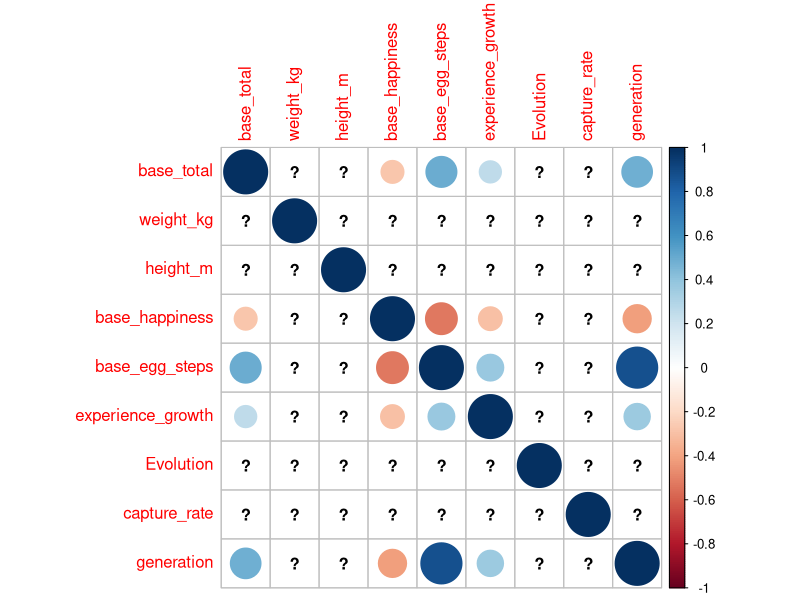

Here is the R script that generated this plot: (Note: this script raises an error after producing the figure.)
## ---- chunk 1
knitr::opts_chunk$set(echo = TRUE)
library(dplyr)
library(lme4)
library(effects)
library(corrplot)
library(knitr)
library(ggplot2)
#install.packages('pROC')
library(pROC)
library(MASS)
library(class)
#library(klaR)
#install.packages('earth')
library(earth)
## ---- chunk 2

Pokemon=read.csv("Pokemon.csv")
levels(Pokemon$type2)=c(levels(Pokemon$type2),"none")
Pokemon$type2[Pokemon$type2==""]="none"
#summary(Pokemon)
#Pokemon$name[is.na(Pokemon$weight_kg)]
#pairs(Pokemon[,34:ncol(Pokemon)])
Pokemon_Cor=Pokemon[,c("base_total","weight_kg","height_m","base_happiness","base_egg_steps","experience_growth","Evolution","capture_rate")]
Pokemon_Cor$generation=as.numeric(Pokemon$generation)
Pokemon_Cor$generation=as.numeric(Pokemon$is_legendary)
Pokemon_Cor$capture_rate=as.integer(Pokemon$capture_rate)
corrplot(cor(Pokemon_Cor))

means<-dplyr::select(Pokemon,c("type1","base_total")) %>%
group_by(.,type1)%>%
summarise(.,mean(base_total))

op <- par(no.readonly = TRUE)
par(mar=c(8, 4, 2, 2) + 0.1)
plot(means$type1,means$`mean(base_total)`,xlab="type",xaxt="n",ylab="total",main="Total Stats by Type 1")
axis(1, at=1:nrow(means), labels=means$type1, las = 2, cex.axis = 0.8)
#reset settings
par(op)

means<-dplyr::select(Pokemon,c("type2","base_total")) %>%
group_by(.,type2)%>%
summarise(.,mean(base_total))

op <- par(no.readonly = TRUE)
par(mar=c(8, 4, 2, 2) + 0.1)
plot(means$type2,means$`mean(base_total)`,xlab="type",xaxt="n",ylab="total",main="Total Stats by Type 2")
axis(1, at=1:nrow(means)+1, labels=means$type2, las = 2, cex.axis = 0.8)
#reset settings
par(op)

Pokemon$capture_rate=scale(as.integer(Pokemon$capture_rate))
#Pokemon$type2[is.na(Pokemon$type2)]="none"
Pokemon$generation=as.factor(Pokemon$generation)
Pokemon$is_legendary=as.factor(Pokemon$is_legendary)

#pairs(Pokemon[,34:ncol(Pokemon)])
pairs(Pokemon[,c("base_total","weight_kg","height_m",  "percentage_male","base_happiness","base_egg_steps","experience_growth")])
Pokemon$percentage_male[is.na(Pokemon$percentage_male)]=0
Pokemon$base_happiness=c(scale(Pokemon$base_happiness))
Pokemon$base_egg_steps=c(scale(Pokemon$base_egg_steps))
Pokemon$experience_growth=c(scale(Pokemon$experience_growth))

Pokemon$weight_kg=c(scale(Pokemon$weight_kg))
Pokemon$height_m=c(scale(Pokemon$height_m))
#pairs(Pokemon[,34:ncol(Pokemon)])
pairs(Pokemon[,c("base_total","weight_kg","height_m","base_happiness","base_egg_steps","experience_growth","Evolution","capture_rate")])
#Pokemon$base_happiness=1/(Pokemon$base_happiness)
#Pokemon$base_egg_steps=1/(Pokemon$base_egg_steps)
#Pokemon$experience_growth=1/(Pokemon$experience_growth)
#Pokemon$weight_kg=1/(Pokemon$weight_kg)
#Pokemon$height_m=1/(Pokemon$height_m)


Pokemon=Pokemon[Pokemon$Evolution>-1,]

Num_Col=c(26:29,32,34,35,36,37,39:41)
Pokemon_Cor=Pokemon[,c("base_total","weight_kg","height_m","base_happiness","base_egg_steps","experience_growth","Evolution","capture_rate")]
Pokemon_Cor$type1=as.numeric(Pokemon$type1)


corrplot(cor(Pokemon_Cor))

Pokemon_Cor2=Pokemon[,c("base_total","attack","defense","speed","hp","sp_attack","sp_defense")]
corrplot(cor(Pokemon_Cor2))
#summary(Pokemon_Cor)

## ---- chunk 3

#Pokemon=read.csv("Pokemon.csv")
#pairs(Pokemon[,34:ncol(Pokemon)])
#Pokemon$capture_rate=scale(as.integer(Pokemon$capture_rate))
#Pokemon$type2[is.na(Pokemon$type2)]="none"
#levels(Pokemon$type2)=c(levels(Pokemon$type2),"none")
#Pokemon$type2[Pokemon$type2==""]="none"
#Pokemon$generation=as.factor(Pokemon$generation)

unique(Pokemon$percentage_male)
## ---- chunk 4
#https://bradleyboehmke.github.io/HOML/mars.html
#Pokemon=Pokemon[,colnames(Pokemon)!="sp_attack"]
#Pokemon=Pokemon[,colnames(Pokemon)!="sp_defense"]
#Pokemon=Pokemon[,colnames(Pokemon)!="attack"]
#Pokemon=Pokemon[,colnames(Pokemon)!="hp"]
#Pokemon=Pokemon[,colnames(Pokemon)!="defense"]
#Pokemon=Pokemon[,colnames(Pokemon)!="base_total"]
#Pokemon=Pokemon[,colnames(Pokemon)!="abilities"]
#Pokemon=Pokemon[,colnames(Pokemon)!="base_total"]
#Pokemon=Pokemon[,colnames(Pokemon)!="classfication"]
#Pokemon=Pokemon[,colnames(Pokemon)!="japanese_name"]
#Pokemon=Pokemon[,colnames(Pokemon)!="name"]
#Pokemon=Pokemon[,colnames(Pokemon)!="pokedex_number"]
#Pokemon$perAtt=Pokemon$attack/Pokemon$base_total
#model=earth(defense~is_legendary+generation+percentage_male+weight_kg+height_m+experience_growth+speed,Pokemon[complete.cases(Pokemon),])
set.seed(801)
model_base_only=earth(base_total~type1*type2+height_m*weight_kg+is_legendary*experience_growth+generation+base_egg_steps*capture_rate+base_happiness+capture_rate+Evolution,Pokemon, nfold=10, ncross=50, varmod.method="lm")
Predict_model_base_only=predict(model_base_only,interval="pint")

# model_toy_height=earth(defense~height_m+weight_kg,Pokemon[complete.cases(Pokemon),-1], nfold=10, ncross=50, varmod.method="lm")
# Predict_model_toy_height=predict(model_toy_height,interval="pint")
# plotmo(model_toy_height)
# summary(model_toy_height)
# plot(model_toy_height)
#model=step(lm(base_total~type1*type2+height_m*weight_kg+is_legendary*experience_growth+generation+base_egg_steps+base_happiness+capture_rate,Pokemon[complete.cases(Pokemon),-1]))
#model=earth(perAtt~type1*type2+height_m*weight_kg+is_legendary,Pokemon[complete.cases(Pokemon),-1])
#expand.bpairs(type1~defense,Pokemon[complete.cases(Pokemon),])
#model=earth(attack~.^2,Pokemon[complete.cases(Pokemon),-1])
summary(model_base_only)
plotmo(model_base_only)
plot(model_base_only)



Pokemon_Complete$Pred_Base_only<-Predict_model_base_only$fit
#View(Pokemon[complete.cases(Pokemon),])
## ---- chunk 5

Pokemon_Complete=Pokemon
Pokemon_Complete$Pred_base=Predict_model_base_only$fit
Predict_model_base_order=Predict_model_base_only[order(Pokemon_Complete$Pred_base),]
Pokemon_Complete_order=Pokemon_Complete[order(Pokemon_Complete$Pred_base),]
Pokemon_Complete_order$index=seq(1:nrow(Pokemon_Complete_order))

ggplot(Pokemon_Complete_order, aes(index, Pred_base))+
    geom_point()+
    geom_point(aes(y = base_total, colour=ifelse(base_total<Predict_model_base_order$lwr |
                                            base_total>Predict_model_base_order$upr,"orange","red")))+
    geom_line(data=Pokemon_Complete_order)+
    geom_ribbon(aes(ymin=Predict_model_base_order$lwr,ymax=Predict_model_base_order$upr),alpha=0.3) +xlab("Pokemon sorted by Predicted total")+
  ylab("Total Stats") + ggtitle("Predictions and True Values") + theme(legend.position = "none")+
  theme(plot.title = element_text(hjust = 0.5))

Pokemon_Complete_order$name[Pokemon_Complete_order$base_total>Predict_model_base_order$upr]
Pokemon_Complete_order$name[Pokemon_Complete_order$base_total<Predict_model_base_order$lwr]
Pokemon_Complete_order$name[Pokemon_Complete_order$base_total==max(Pokemon_Complete_order$base_total)]
Pokemon_Complete_order$name[Pokemon_Complete_order$Pred_base==min(Pokemon_Complete_order$Pred_base)]
Pokemon_Complete_order$base_total[Pokemon_Complete_order$name=="Rayquaza"]
Pokemon_Complete_order$Pred_base[Pokemon_Complete_order$name=="Rayquaza"]
## ---- chunk 6
#With base
model_attack=earth(attack~type1*type2+height_m*weight_kg+is_legendary*experience_growth+generation+base_egg_steps*capture_rate+base_happiness+capture_rate+Evolution+Pred_base,Pokemon_Complete, nfold=10, ncross=50, varmod.method="lm")
sum_mod=summary(model_attack)
paste("attack: ",sum_mod$rsq)

model_hp=earth(hp~type1*type2+height_m*weight_kg+is_legendary*experience_growth+generation+base_egg_steps*capture_rate+base_happiness+capture_rate+Evolution+Pred_base,Pokemon_Complete, nfold=10, ncross=50, varmod.method="lm")
sum_mod=summary(model_hp)
paste("hp: ",sum_mod$rsq)

model_defense=earth(defense~type1*type2+height_m*weight_kg+is_legendary*experience_growth+generation+base_egg_steps*capture_rate+base_happiness+capture_rate+Evolution+Pred_base,Pokemon_Complete, nfold=10, ncross=50, varmod.method="lm")
sum_mod=summary(model_defense)
paste("defense: ",sum_mod$rsq)

model_sp_attack=earth(sp_attack~type1*type2+height_m*weight_kg+is_legendary*experience_growth+generation+base_egg_steps*capture_rate+base_happiness+capture_rate+Evolution+Pred_base,Pokemon_Complete, nfold=10, ncross=50, varmod.method="lm")
sum_mod=summary(model_sp_attack)
paste("sp_attack: ",sum_mod$rsq)

model_sp_defense=earth(sp_defense~type1*type2+height_m*weight_kg+is_legendary*experience_growth+generation+base_egg_steps*capture_rate+base_happiness+capture_rate+Evolution+Pred_base,Pokemon_Complete, nfold=10, ncross=50, varmod.method="lm")
sum_mod=summary(model_sp_defense)
paste("sp_defense: ",sum_mod$rsq)

model_speed=earth(speed~type1*type2+height_m*weight_kg+is_legendary*experience_growth+generation+base_egg_steps*capture_rate+base_happiness+capture_rate+Evolution+Pred_base,Pokemon_Complete, nfold=10, ncross=50, varmod.method="lm")
sum_mod=summary(model_speed)
paste("speed: ",sum_mod$rsq)
## ---- chunk 7
set.seed(801)
#Without base
model_attack=earth(attack~type1*type2+height_m*weight_kg+is_legendary*experience_growth+generation+base_egg_steps*capture_rate+base_happiness+capture_rate+Evolution,Pokemon[complete.cases(Pokemon),-1], nfold=10, ncross=50, varmod.method="lm")
sum_mod=summary(model_attack)
paste("attack: ",sum_mod$rsq)

model_hp=earth(hp~type1*type2+height_m*weight_kg+is_legendary*experience_growth+generation+base_egg_steps*capture_rate+base_happiness+capture_rate+Evolution,Pokemon[complete.cases(Pokemon),-1], nfold=10, ncross=50, varmod.method="lm")
sum_mod=summary(model_hp)
paste("hp: ",sum_mod$rsq)

model_defense=earth(defense~type1*type2+height_m*weight_kg+is_legendary*experience_growth+generation+base_egg_steps*capture_rate+base_happiness+capture_rate+Evolution,Pokemon[complete.cases(Pokemon),-1], nfold=10, ncross=50, varmod.method="lm")
sum_mod=summary(model_defense)
paste("defense: ",sum_mod$rsq)

model_sp_attack=earth(sp_attack~type1*type2+height_m*weight_kg+is_legendary*experience_growth+generation+base_egg_steps*capture_rate+base_happiness+capture_rate+Evolution,Pokemon[complete.cases(Pokemon),-1], nfold=10, ncross=50, varmod.method="lm")
sum_mod=summary(model_sp_attack)
paste("sp_attack: ",sum_mod$rsq)

model_sp_defense=earth(sp_defense~type1*type2+height_m*weight_kg+is_legendary*experience_growth+generation+base_egg_steps*capture_rate+base_happiness+capture_rate+Evolution,Pokemon[complete.cases(Pokemon),-1], nfold=10, ncross=50, varmod.method="lm")
sum_mod=summary(model_sp_defense)
paste("sp_defense: ",sum_mod$rsq)

model_speed=earth(speed~type1*type2+height_m*weight_kg+is_legendary*experience_growth+generation+base_egg_steps*capture_rate+base_happiness+capture_rate+Evolution,Pokemon[complete.cases(Pokemon),-1], nfold=10, ncross=50, varmod.method="lm")
sum_mod=summary(model_speed)
paste("speed: ",sum_mod$rsq)
## ---- chunk 8
Pokemon_Complete=Pokemon
Pokemon_Complete$Pred_HP=Predict_model_hp$fit
Predict_model_base_order=Predict_model_hp[order(Pokemon_Complete$Pred_HP),]
Pokemon_Complete_order=Pokemon_Complete[order(Pokemon_Complete$Pred_HP),]
Pokemon_Complete_order$index=seq(1:nrow(Pokemon_Complete_order))

ggplot(Pokemon_Complete_order, aes(index, Pred_HP))+
    geom_point()+
    geom_point(aes(y = hp, colour=ifelse(hp<Predict_model_base_order$lwr |
                                            hp>Predict_model_base_order$upr,"orange","red")))+
    geom_line(data=Pokemon_Complete_order)+
    geom_ribbon(aes(ymin=Predict_model_base_order$lwr,ymax=Predict_model_base_order$upr),alpha=0.3) +xlab("Pokemon sorted by Predicted HP")+
  ylab("HP") + ggtitle("Predictions and True Values") + theme(legend.position = "none")+
  theme(plot.title = element_text(hjust = 0.5))

## ---- chunk 9
Pokemon_Complete=Pokemon[complete.cases(Pokemon),]
Pokemon_Complete$Pred_HP<-predict(model_hp)
#View(Pokemon_Complete)

model_attack=earth(attack~type1*type2+height_m*weight_kg+is_legendary*experience_growth+generation+base_egg_steps*capture_rate+base_happiness+capture_rate+Pred_HP,Pokemon_Complete, nfold=10, ncross=50, varmod.method="lm")
sum_mod=summary(model_attack)
paste("attack: ",sum_mod$rsq)

model_defense=earth(defense~type1*type2+height_m*weight_kg+is_legendary*experience_growth+generation+base_egg_steps*capture_rate+base_happiness+capture_rate+Pred_HP,Pokemon_Complete, nfold=10, ncross=50, varmod.method="lm")
sum_mod=summary(model_defense)
paste("defense: ",sum_mod$rsq)

model_sp_attack=earth(sp_attack~type1*type2+height_m*weight_kg+is_legendary*experience_growth+generation+base_egg_steps*capture_rate+base_happiness+capture_rate+Pred_HP,Pokemon_Complete, nfold=10, ncross=50, varmod.method="lm")
sum_mod=summary(model_sp_attack)
paste("sp_attack: ",sum_mod$rsq)

model_sp_defense=earth(sp_defense~type1*type2+height_m*weight_kg+is_legendary*experience_growth+generation+base_egg_steps*capture_rate+base_happiness+capture_rate+Pred_HP,Pokemon_Complete, nfold=10, ncross=50, varmod.method="lm")
sum_mod=summary(model_sp_defense)
paste("sp_defense: ",sum_mod$rsq)

model_speed=earth(speed~type1*type2+height_m*weight_kg+is_legendary*experience_growth+generation+base_egg_steps*capture_rate+base_happiness+capture_rate+Pred_HP,Pokemon_Complete, nfold=10, ncross=50, varmod.method="lm")
sum_mod=summary(model_speed)
paste("speed: ",sum_mod$rsq)
## ---- chunk 10
Pokemon_Complete$Pred_Attack<-predict(model_attack)

model_defense=earth(defense~type1*type2+height_m*weight_kg+is_legendary*experience_growth+generation+base_egg_steps*capture_rate+base_happiness+capture_rate+Pred_HP+Pred_Attack,Pokemon_Complete)
sum_mod=summary(model_defense)
paste("defense: ",sum_mod$rsq)

model_sp_defense=earth(sp_defense~type1*type2+height_m*weight_kg+is_legendary*experience_growth+generation+base_egg_steps*capture_rate+base_happiness+capture_rate+Pred_HP+Pred_Attack,Pokemon_Complete)
sum_mod=summary(model_sp_defense)
paste("sp_defense: ",sum_mod$rsq)

model_speed=earth(speed~type1*type2+height_m*weight_kg+is_legendary*experience_growth+generation+base_egg_steps*capture_rate+base_happiness+capture_rate+Pred_HP+Pred_Attack,Pokemon_Complete)
sum_mod=summary(model_speed)
paste("speed: ",sum_mod$rsq)
## ---- chunk 11
Pokemon_Complete$Pred_SP_Attack<-predict(model_sp_attack)

model_defense=earth(defense~type1*type2+height_m*weight_kg+is_legendary*experience_growth+generation+base_egg_steps*capture_rate+base_happiness+capture_rate+Pred_HP+Pred_Attack+Pred_SP_Attack,Pokemon_Complete)
sum_mod=summary(model_defense)
paste("defense: ",sum_mod$rsq)

model_sp_defense=earth(sp_defense~type1*type2+height_m*weight_kg+is_legendary*experience_growth+generation+base_egg_steps*capture_rate+base_happiness+capture_rate+Pred_HP+Pred_Attack+Pred_SP_Attack,Pokemon_Complete)
sum_mod=summary(model_sp_defense)
paste("sp_defense: ",sum_mod$rsq)

model_speed=earth(speed~type1*type2+height_m*weight_kg+is_legendary*experience_growth+generation+base_egg_steps*capture_rate+base_happiness+capture_rate+Pred_HP+Pred_Attack+Pred_SP_Attack,Pokemon_Complete)
sum_mod=summary(model_speed)
paste("speed: ",sum_mod$rsq)
## ---- chunk 12
Pokemon_Complete$Pred_SP_Defense<-predict(model_sp_defense)

model_defense=earth(defense~type1*type2+height_m*weight_kg+is_legendary*experience_growth+generation+base_egg_steps*capture_rate+base_happiness+capture_rate+Pred_HP+Pred_Attack+Pred_SP_Attack+Pred_SP_Defense,Pokemon_Complete)
sum_mod=summary(model_defense)
paste("defense: ",sum_mod$rsq)

model_speed=earth(speed~type1*type2+height_m*weight_kg+is_legendary*experience_growth+generation+base_egg_steps*capture_rate+base_happiness+capture_rate+Pred_HP+Pred_Attack+Pred_SP_Attack+Pred_SP_Defense,Pokemon_Complete)
sum_mod=summary(model_speed)
paste("speed: ",sum_mod$rsq)
## ---- chunk 13
Pokemon_Complete$Pred_defense<-predict(model_defense)

model_speed=earth(speed~type1*type2+height_m*weight_kg+is_legendary*experience_growth+generation+base_egg_steps*capture_rate+base_happiness+capture_rate+Pred_HP+Pred_Attack+Pred_SP_Attack+Pred_SP_Defense+Pred_defense,Pokemon_Complete, nfold=10, ncross=30, varmod.method="lm")
Predict_model_base=predict(model_speed,interval="pint")

sum_mod=summary(model_speed)
paste("speed: ",sum_mod$rsq)

model_base=earth(base_total~type1*type2+height_m*weight_kg+is_legendary*experience_growth+generation+base_egg_steps*capture_rate+base_happiness+capture_rate+Pred_HP+Pred_Attack+Pred_SP_Attack+Pred_SP_Defense+Pred_defense,Pokemon_Complete, nfold=10, ncross=30, varmod.method="lm", keepxy=TRUE)
Predict_model_base=predict(model_base,interval="pint")
sum_mod=summary(model_base)
paste("base: ",sum_mod$rsq)
mean(model_base$cv.rsq.tab[model_base$cv.rsq.tab[,1]>0])
sum(model_base$cv.rsq.tab[,1]<0)/length(model_base$cv.rsq.tab[,1])
## ---- chunk 14
Pokemon_Complete$Pred_base<-predict(model_base)
Pokemon_Complete$Pred_speed<-Pokemon_Complete$Pred_base-Pokemon_Complete$Pred_HP-Pokemon_Complete$Pred_Attack-Pokemon_Complete$Pred_SP_Attack-Pokemon_Complete$Pred_SP_Defense-Pokemon_Complete$Pred_defense
## ---- chunk 15
#Pokemon_Complete_order=Pokemon_Complete[order(Pokemon_Complete$Pred_base),]
#Pokemon_Complete_order$index=seq(1:nrow(Pokemon_Complete_order))
#plot(Pokemon_Complete_order$Pred_base)
#points(Pokemon_Complete_order$base_total,col="red")

#Pokemon_Complete_order=Pokemon_Complete[order(Pokemon_Complete$Pred_BaseOnly),]
#plot(Pokemon_Complete_order$Pred_BaseOnly)
#points(Pokemon_Complete_order$base_total,col="red")




#Predict_model_base_only
Pokemon_Complete_order=Pokemon_Complete[order(Pokemon_Complete$Pred_Base_only),]
Pokemon_Complete_order$index=seq(1:nrow(Pokemon_Complete_order))
Predict_model_base_order=Predict_model_base_only[order(Predict_model_base_only$fit),]

ggplot(Pokemon_Complete_order, aes(index, Pred_Base_only))+
    geom_point()+
    geom_point(aes(y = base_total, colour = "red"))+
    geom_line(data=Pokemon_Complete_order)+
    geom_ribbon(aes(ymin=Predict_model_base_order$lwr,ymax=Predict_model_base_order$upr),alpha=0.3)

Pokemon_Complete_order=Pokemon_Complete[order(Pokemon_Complete$Pred_base),]
Pokemon_Complete_order$index=seq(1:nrow(Pokemon_Complete_order))
Predict_model_base_order=Predict_model_base[order(Predict_model_base$fit),]

ggplot(Pokemon_Complete_order, aes(index, Pred_base))+
    geom_point()+
    geom_point(aes(y = base_total, colour=ifelse(base_total<Predict_model_base_order$lwr |
                                            base_total>Predict_model_base_order$upr,"orange","red")))+
    geom_line(data=Pokemon_Complete_order)+
    geom_ribbon(aes(ymin=Predict_model_base_order$lwr,ymax=Predict_model_base_order$upr),alpha=0.3) +xlab("Pokemon sorted by Predicted total")+
  ylab("Total Stats") + ggtitle("Predictions and True Values") + theme(legend.position = "none")+
  theme(plot.title = element_text(hjust = 0.5))

#Predict_model_base_only$fit[1:10]
#Predict_model_base$fit[1:10]

## ---- chunk 16
Pokemon_Complete_order=Pokemon_Complete[order(Pokemon_Complete$Pred_speed),]
Pokemon_Complete_order$index=seq(1:nrow(Pokemon_Complete_order))

ggplot(Pokemon_Complete_order, aes(index, Pred_speed))+
    geom_point(aes(y = speed))+
    geom_line(data=Pokemon_Complete_order)+
  ylab("Total Stats") + ggtitle("Predictions and True Values")+
  theme(plot.title = element_text(hjust = 0.5))
